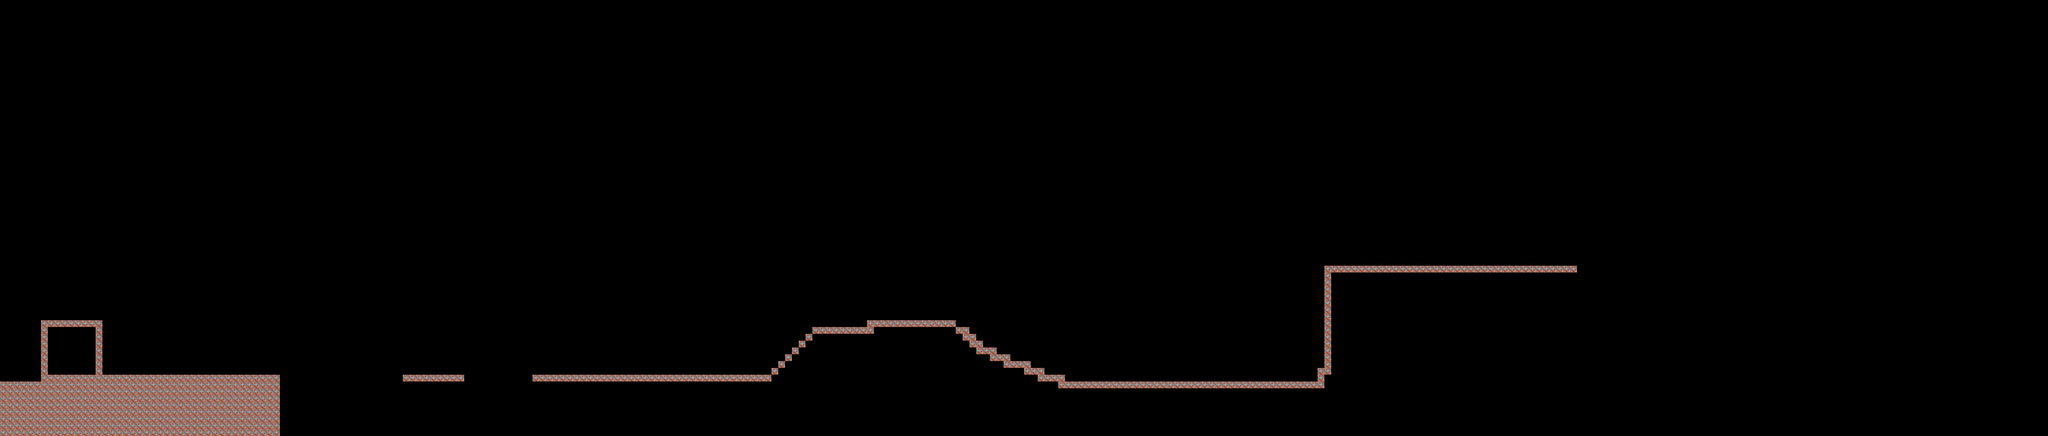

Below is a game level as drawn by its tile map, then a one-line description and the .tmx that defines it (tile-layer data replaced by summaries):
An orthogonal 300x64 tile map with 16x16 px tiles, 1 tile layer (collision) and 3 objects (spawn, trackedRobot, end).

<map version="1.2" tiledversion="1.3.4" orientation="orthogonal" renderorder="right-down" width="300" height="64" tilewidth="16" tileheight="16" infinite="0" nextlayerid="3" nextobjectid="7">
 <properties>
  <property name="spawnx" type="float" value="10" />
  <property name="spawny" type="float" value="10" />
 </properties>
 <tileset firstgid="1" source="../../res/presentTiles.tsx" />
 <layer id="1" name="collision" width="300" height="64">
  <data>[19200 cells, 574 non-empty, 1 distinct tile ids]</data>
 </layer>
 <objectgroup id="2" name="objects">
  <object id="2" name="spawn" x="166" y="811" width="4" height="24" />
  <object id="3" name="enemy1" type="trackedRobot" x="993" y="806" width="40" height="56">
   <properties>
    <property name="type" value="trackedRobot" />
   </properties>
  </object>
  <object id="5" name="end" x="3616" y="544" width="81" height="79" />
 </objectgroup>
</map>
